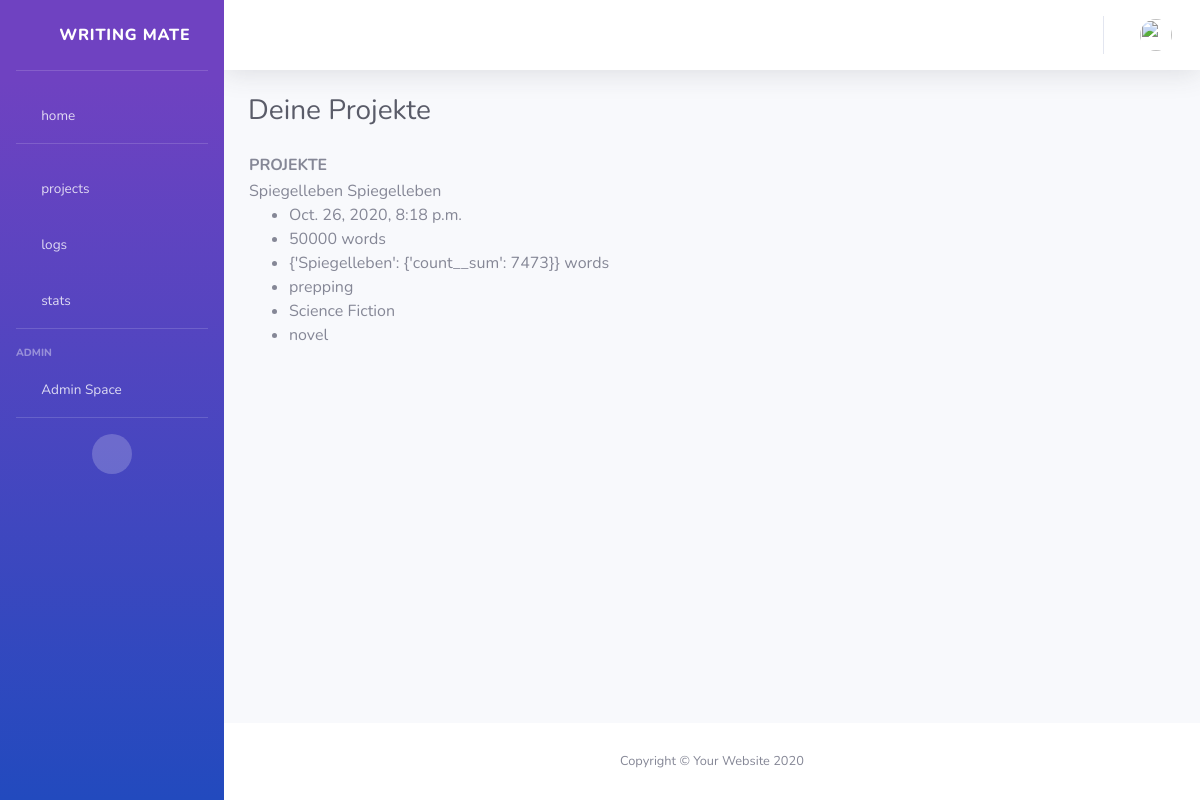
Page /projects/ (signed in) on the committed database.
### logs/models.py (models this page shows)
class Project(models.Model):
    user = models.ForeignKey(settings.AUTH_USER_MODEL, on_delete=models.CASCADE)
    title = models.CharField(max_length=200, default="")
    slug = models.SlugField(default="")
    created_at = models.DateTimeField(default=timezone.now)
    goal = models.IntegerField(default=50000)
    STATUS = [
        ("prepping", 'prepping'),
        ("in progress", 'in progress'),
        ("drafted", 'drafted'),
        ("completed", 'completed'),
        ("published", 'published'),
    ]
    status = models.CharField(
        max_length=20,
        choices=STATUS,
        default="prepping",
    )
    topic = models.CharField(max_length=200, default="")
    UNITS = [
        ("words", 'words'),
        ("characters", 'characters'),
        ("pages", 'pages'),
        ("minutes", 'minutes'),
        ("hours", 'hours'),
        ("other", 'other'),
    ]
    unit = models.CharField(
        max_length=20,
        choices=UNITS,
        default="words",
    )
    TYPES = [
        ("novel", 'novel'),
        ("short story", 'short story'),
        ("memoir", 'memoir'),
        ("script", 'script'),
        ("nonfiction", 'nonfiction'),
        ("poetry", 'poetry'),
        ("other", 'other'),
    ]
    type = models.CharField(
        max_length=20,
        choices=TYPES,
        default="novel",
    )
    def __str__(self):
        return self.title

### logs/views.py (the view)
# urls.py: path('projects/', views.projects, name='projects'),
def projects(request):
    projects = Project.objects.filter(user=request.user).order_by("created_at")
    counts = {
        p.title:
        Log.objects.filter(project=p, user=request.user).values('project').order_by('project').aggregate(Sum('count')) for p in projects
    }
    print(counts)
    return render(request, 'logs/projects.html', {'projects': projects, 'counts': counts})

### logs/templates/logs/projects.html (shortened to what this page needs)
{% extends "blank.html" %}
{% load static %}
{% block page-heading %}Deine Projekte{% endblock %}
{% block content %}
<table>
    <tr><td><b>PROJEKTE</b></td></tr>
    {% for project in projects %}
    <tr>
        <td>{{ project.title }} {{ project }}
            <ul>
                <li>{{ project.created_at }}</li>
                <li>{{ project.goal }} {{ project.unit }}</li>
                <li>{{ counts }} {{ project.unit }}</li>
                <li>{{ project.status }}</li>
                <li>{{ project.topic }}</li>
                <li>{{ project.type }}</li>
            </ul></td>
    </tr>
    {% endfor %}
</table>
{% endblock %}

### rows in the picture
Project: title "Spiegelleben", created_at "Oct. 26, 2020, 8:18 p.m.", goal "50000", unit "words", counts "{'Spiegelleben': {'count__sum': 7473}}", status "prepping", topic "Science Fiction", type "novel"
